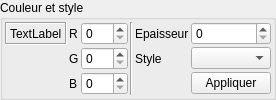
<?xml version="1.0" encoding="UTF-8"?>
<ui version="4.0">
 <class>QArkPlotPenSettingsWidget</class>
 <widget class="QWidget" name="QArkPlotPenSettingsWidget">
  <property name="geometry">
   <rect>
    <x>0</x>
    <y>0</y>
    <width>276</width>
    <height>94</height>
   </rect>
  </property>
  <property name="windowTitle">
   <string>Form</string>
  </property>
  <layout class="QGridLayout" name="gridLayout_2">
   <property name="margin">
    <number>0</number>
   </property>
   <property name="spacing">
    <number>0</number>
   </property>
   <item row="0" column="0">
    <widget class="QGroupBox" name="groupBox">
     <property name="title">
      <string>Couleur et style</string>
     </property>
     <layout class="QGridLayout" name="gridLayout">
      <property name="margin">
       <number>2</number>
      </property>
      <property name="spacing">
       <number>2</number>
      </property>
      <item row="0" column="0">
       <widget class="QArkClickableFilledRect" name="colorLabel">
        <property name="sizePolicy">
         <sizepolicy hsizetype="Preferred" vsizetype="Preferred">
          <horstretch>0</horstretch>
          <verstretch>0</verstretch>
         </sizepolicy>
        </property>
        <property name="frameShape">
         <enum>QFrame::Box</enum>
        </property>
        <property name="frameShadow">
         <enum>QFrame::Sunken</enum>
        </property>
        <property name="text">
         <string>TextLabel</string>
        </property>
       </widget>
      </item>
      <item row="0" column="1">
       <layout class="QHBoxLayout" name="horizontalLayout">
        <item>
         <widget class="QLabel" name="redLabel">
          <property name="sizePolicy">
           <sizepolicy hsizetype="Minimum" vsizetype="Preferred">
            <horstretch>0</horstretch>
            <verstretch>0</verstretch>
           </sizepolicy>
          </property>
          <property name="text">
           <string>R</string>
          </property>
         </widget>
        </item>
        <item>
         <widget class="QSpinBox" name="redSpinBox">
          <property name="maximum">
           <number>255</number>
          </property>
         </widget>
        </item>
       </layout>
      </item>
      <item row="0" column="2" rowspan="3">
       <widget class="Line" name="line">
        <property name="orientation">
         <enum>Qt::Vertical</enum>
        </property>
       </widget>
      </item>
      <item row="0" column="3">
       <widget class="QLabel" name="widthLabel">
        <property name="text">
         <string>Epaisseur</string>
        </property>
       </widget>
      </item>
      <item row="0" column="4">
       <widget class="QSpinBox" name="widthSpinBox"/>
      </item>
      <item row="1" column="0" rowspan="2">
       <spacer name="verticalSpacer">
        <property name="orientation">
         <enum>Qt::Vertical</enum>
        </property>
        <property name="sizeHint" stdset="0">
         <size>
          <width>20</width>
          <height>45</height>
         </size>
        </property>
       </spacer>
      </item>
      <item row="1" column="1">
       <layout class="QHBoxLayout" name="horizontalLayout_2">
        <item>
         <widget class="QLabel" name="greenLabel">
          <property name="sizePolicy">
           <sizepolicy hsizetype="Minimum" vsizetype="Preferred">
            <horstretch>0</horstretch>
            <verstretch>0</verstretch>
           </sizepolicy>
          </property>
          <property name="text">
           <string>G</string>
          </property>
         </widget>
        </item>
        <item>
         <widget class="QSpinBox" name="greenSpinBox">
          <property name="maximum">
           <number>255</number>
          </property>
         </widget>
        </item>
       </layout>
      </item>
      <item row="1" column="3">
       <widget class="QLabel" name="styleLabel">
        <property name="text">
         <string>Style</string>
        </property>
       </widget>
      </item>
      <item row="1" column="4">
       <widget class="QComboBox" name="styleComboBox"/>
      </item>
      <item row="2" column="1">
       <layout class="QHBoxLayout" name="horizontalLayout_3">
        <item>
         <widget class="QLabel" name="blueLabel">
          <property name="sizePolicy">
           <sizepolicy hsizetype="Minimum" vsizetype="Preferred">
            <horstretch>0</horstretch>
            <verstretch>0</verstretch>
           </sizepolicy>
          </property>
          <property name="text">
           <string>B</string>
          </property>
         </widget>
        </item>
        <item>
         <widget class="QSpinBox" name="blueSpinBox">
          <property name="maximum">
           <number>255</number>
          </property>
         </widget>
        </item>
       </layout>
      </item>
      <item row="2" column="3">
       <spacer name="horizontalSpacer_3">
        <property name="orientation">
         <enum>Qt::Horizontal</enum>
        </property>
        <property name="sizeHint" stdset="0">
         <size>
          <width>51</width>
          <height>20</height>
         </size>
        </property>
       </spacer>
      </item>
      <item row="2" column="4">
       <widget class="QPushButton" name="applyPushButton">
        <property name="text">
         <string>Appliquer</string>
        </property>
       </widget>
      </item>
     </layout>
    </widget>
   </item>
  </layout>
 </widget>
 <customwidgets>
  <customwidget>
   <class>QArkClickableFilledRect</class>
   <extends>QLabel</extends>
   <header>pyQArk.Widgets.QArkClickableFilledRect.QArkClickableFilledRect.h</header>
  </customwidget>
 </customwidgets>
 <resources/>
 <connections/>
</ui>
